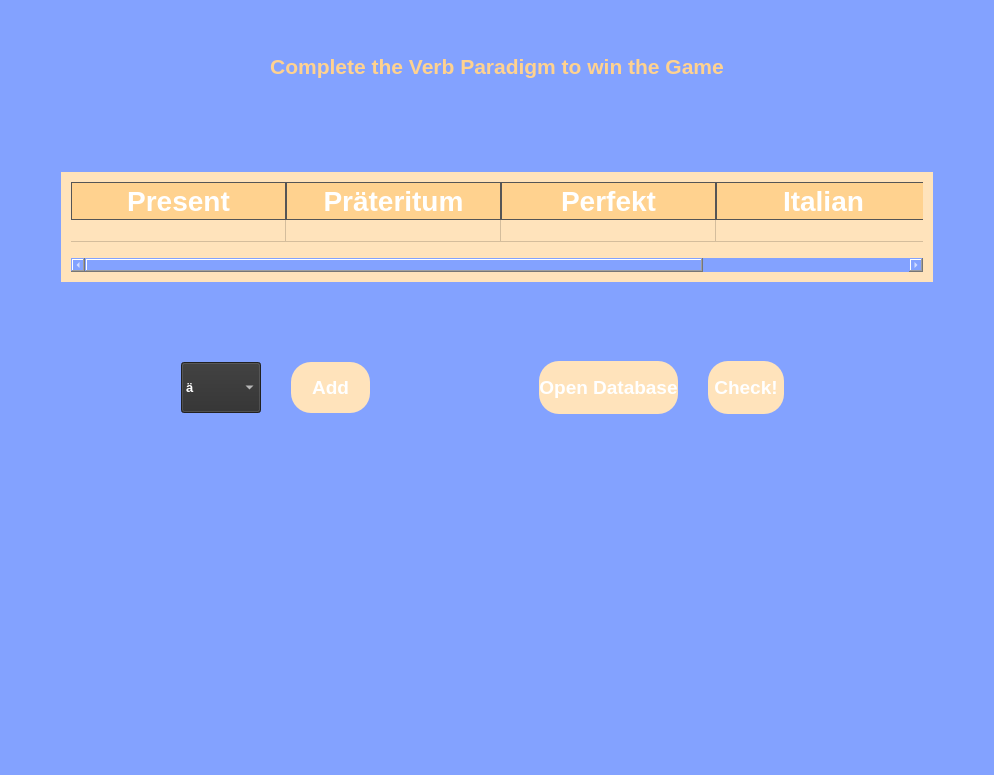
<?xml version="1.0" encoding="UTF-8"?>
<ui version="4.0">
 <class>VerbParadigmMode</class>
 <widget class="QWidget" name="VerbParadigmMode">
  <property name="geometry">
   <rect>
    <x>0</x>
    <y>0</y>
    <width>994</width>
    <height>775</height>
   </rect>
  </property>
  <property name="windowTitle">
   <string>Verb Paradigm Mode</string>
  </property>
  <property name="styleSheet">
   <string notr="true">QWidget {
	background-color: #83A2FF;
	color: #FFFFFF;
}</string>
  </property>
  <layout class="QVBoxLayout" name="verticalLayout_2">
   <item>
    <layout class="QVBoxLayout" name="verticalLayout" stretch="1,1,1,2">
     <property name="spacing">
      <number>50</number>
     </property>
     <property name="leftMargin">
      <number>50</number>
     </property>
     <property name="rightMargin">
      <number>50</number>
     </property>
     <property name="bottomMargin">
      <number>50</number>
     </property>
     <item>
      <widget class="QLabel" name="title_label">
       <property name="sizePolicy">
        <sizepolicy hsizetype="Expanding" vsizetype="Expanding">
         <horstretch>1</horstretch>
         <verstretch>1</verstretch>
        </sizepolicy>
       </property>
       <property name="font">
        <font>
         <pointsize>16</pointsize>
         <weight>75</weight>
         <bold>true</bold>
        </font>
       </property>
       <property name="styleSheet">
        <string notr="true">border-radius: 50%; /* Makes the label circular */
border: 2px solid #000000; /* Border color and width */
padding: 10px; /* Adjust padding as needed */
background-color: #83A2FF;
color: #FFD28F;
border: none;
</string>
       </property>
       <property name="text">
        <string>Complete the Verb Paradigm to win the Game</string>
       </property>
       <property name="alignment">
        <set>Qt::AlignCenter</set>
       </property>
       <property name="wordWrap">
        <bool>true</bool>
       </property>
      </widget>
     </item>
     <item>
      <layout class="QHBoxLayout" name="horizontalLayout_11">
       <property name="bottomMargin">
        <number>0</number>
       </property>
       <item>
        <widget class="QTableWidget" name="paradigm_table">
         <property name="sizePolicy">
          <sizepolicy hsizetype="Expanding" vsizetype="Expanding">
           <horstretch>1</horstretch>
           <verstretch>1</verstretch>
          </sizepolicy>
         </property>
         <property name="styleSheet">
          <string notr="true">QTableWidget {
	font-size: 24px;  /* Set font size for cells */
	color: white;     /* Set text color for cells */
	border: 2px solid #000000; /* Border color and width */
	padding: 10px; /* Adjust padding as needed */
	background-color: #FFE3BB;
	color: black;
	font-weight: bold;
	border: none;
}

QHeaderView::section {
	font-size: 28px;
	color: white;     /* Set text color for header */
	background-color: #FFD28F; /* Set background color for header */
	border: 1px solid #555; /* Set border for header */
	height: 36px;     /* Set height for each header */
	width: 260px;
	font-weight: bold;
}</string>
         </property>
         <property name="rowCount">
          <number>1</number>
         </property>
         <property name="columnCount">
          <number>4</number>
         </property>
         <attribute name="horizontalHeaderVisible">
          <bool>true</bool>
         </attribute>
         <attribute name="horizontalHeaderDefaultSectionSize">
          <number>215</number>
         </attribute>
         <attribute name="horizontalHeaderMinimumSectionSize">
          <number>24</number>
         </attribute>
         <attribute name="verticalHeaderVisible">
          <bool>false</bool>
         </attribute>
         <attribute name="verticalHeaderCascadingSectionResizes">
          <bool>false</bool>
         </attribute>
         <attribute name="verticalHeaderDefaultSectionSize">
          <number>22</number>
         </attribute>
         <attribute name="verticalHeaderShowSortIndicator" stdset="0">
          <bool>false</bool>
         </attribute>
         <attribute name="verticalHeaderStretchLastSection">
          <bool>false</bool>
         </attribute>
         <row>
          <property name="text">
           <string>Word to guess</string>
          </property>
         </row>
         <column>
          <property name="text">
           <string>Present</string>
          </property>
         </column>
         <column>
          <property name="text">
           <string>Präteritum</string>
          </property>
         </column>
         <column>
          <property name="text">
           <string>Perfekt</string>
          </property>
         </column>
         <column>
          <property name="text">
           <string>Italian</string>
          </property>
         </column>
        </widget>
       </item>
      </layout>
     </item>
     <item>
      <layout class="QHBoxLayout" name="horizontalLayout_9" stretch="2,3">
       <property name="spacing">
        <number>100</number>
       </property>
       <property name="leftMargin">
        <number>100</number>
       </property>
       <property name="rightMargin">
        <number>100</number>
       </property>
       <item>
        <layout class="QHBoxLayout" name="horizontalLayout_4">
         <property name="spacing">
          <number>30</number>
         </property>
         <property name="leftMargin">
          <number>20</number>
         </property>
         <property name="topMargin">
          <number>30</number>
         </property>
         <property name="rightMargin">
          <number>20</number>
         </property>
         <property name="bottomMargin">
          <number>30</number>
         </property>
         <item>
          <widget class="QComboBox" name="character_combo_box">
           <property name="sizePolicy">
            <sizepolicy hsizetype="Expanding" vsizetype="Expanding">
             <horstretch>1</horstretch>
             <verstretch>1</verstretch>
            </sizepolicy>
           </property>
           <property name="font">
            <font>
             <pointsize>10</pointsize>
             <weight>75</weight>
             <bold>true</bold>
            </font>
           </property>
           <property name="styleSheet">
            <string notr="true">text-align: center;
background-color: #2E2E2E;</string>
           </property>
           <property name="maxVisibleItems">
            <number>7</number>
           </property>
           <item>
            <property name="text">
             <string>ä</string>
            </property>
           </item>
           <item>
            <property name="text">
             <string>ü</string>
            </property>
           </item>
           <item>
            <property name="text">
             <string>ö</string>
            </property>
           </item>
           <item>
            <property name="text">
             <string>ß</string>
            </property>
           </item>
          </widget>
         </item>
         <item>
          <widget class="QPushButton" name="add_character_button_3">
           <property name="sizePolicy">
            <sizepolicy hsizetype="Expanding" vsizetype="Expanding">
             <horstretch>1</horstretch>
             <verstretch>1</verstretch>
            </sizepolicy>
           </property>
           <property name="font">
            <font>
             <pointsize>14</pointsize>
             <weight>75</weight>
             <bold>true</bold>
            </font>
           </property>
           <property name="styleSheet">
            <string notr="true">QPushButton {
	border-radius: 20px; /* Adjust the radius as needed */
	background-color: #FFE3BB;
}
QPushButton:hover {
	background-color: #FFD28F;
	}
QPushButton:pressed {
	background-color: #B4BDFF;
}</string>
           </property>
           <property name="text">
            <string>Add</string>
           </property>
          </widget>
         </item>
        </layout>
       </item>
       <item>
        <widget class="QStackedWidget" name="stacked_buttons">
         <property name="sizePolicy">
          <sizepolicy hsizetype="Preferred" vsizetype="Preferred">
           <horstretch>1</horstretch>
           <verstretch>1</verstretch>
          </sizepolicy>
         </property>
         <property name="currentIndex">
          <number>1</number>
         </property>
         <widget class="QWidget" name="summary_page">
          <property name="sizePolicy">
           <sizepolicy hsizetype="Preferred" vsizetype="Preferred">
            <horstretch>1</horstretch>
            <verstretch>1</verstretch>
           </sizepolicy>
          </property>
          <layout class="QHBoxLayout" name="horizontalLayout_7">
           <item>
            <layout class="QHBoxLayout" name="horizontalLayout_5">
             <property name="leftMargin">
              <number>40</number>
             </property>
             <property name="topMargin">
              <number>20</number>
             </property>
             <property name="rightMargin">
              <number>40</number>
             </property>
             <property name="bottomMargin">
              <number>20</number>
             </property>
             <item>
              <widget class="QPushButton" name="go_to_summary_button">
               <property name="enabled">
                <bool>true</bool>
               </property>
               <property name="sizePolicy">
                <sizepolicy hsizetype="Expanding" vsizetype="Expanding">
                 <horstretch>1</horstretch>
                 <verstretch>1</verstretch>
                </sizepolicy>
               </property>
               <property name="font">
                <font>
                 <pointsize>14</pointsize>
                 <weight>75</weight>
                 <bold>true</bold>
                </font>
               </property>
               <property name="styleSheet">
                <string notr="true">QPushButton {
	border-radius: 20px; /* Adjust the radius as needed */
	background-color: #FFE3BB;
}
QPushButton:hover {
	background-color: #FFD28F;
	}
QPushButton:pressed {
	background-color: #B4BDFF;
}</string>
               </property>
               <property name="text">
                <string>Go to Summary!</string>
               </property>
              </widget>
             </item>
            </layout>
           </item>
          </layout>
         </widget>
         <widget class="QWidget" name="check_page">
          <property name="sizePolicy">
           <sizepolicy hsizetype="Expanding" vsizetype="Expanding">
            <horstretch>1</horstretch>
            <verstretch>1</verstretch>
           </sizepolicy>
          </property>
          <layout class="QHBoxLayout" name="horizontalLayout_2">
           <item>
            <layout class="QHBoxLayout" name="horizontalLayout" stretch="1,0">
             <property name="spacing">
              <number>30</number>
             </property>
             <property name="leftMargin">
              <number>40</number>
             </property>
             <property name="topMargin">
              <number>20</number>
             </property>
             <property name="rightMargin">
              <number>40</number>
             </property>
             <property name="bottomMargin">
              <number>20</number>
             </property>
             <item>
              <widget class="QPushButton" name="open_database_button">
               <property name="enabled">
                <bool>true</bool>
               </property>
               <property name="sizePolicy">
                <sizepolicy hsizetype="Expanding" vsizetype="Expanding">
                 <horstretch>1</horstretch>
                 <verstretch>1</verstretch>
                </sizepolicy>
               </property>
               <property name="font">
                <font>
                 <pointsize>14</pointsize>
                 <weight>75</weight>
                 <bold>true</bold>
                </font>
               </property>
               <property name="styleSheet">
                <string notr="true">QPushButton {
	border-radius: 20px; /* Adjust the radius as needed */
	background-color: #FFE3BB;
}
QPushButton:hover {
	background-color: #FFD28F;
	}
QPushButton:pressed {
	background-color: #B4BDFF;
}</string>
               </property>
               <property name="text">
                <string>Open Database</string>
               </property>
              </widget>
             </item>
             <item>
              <widget class="QPushButton" name="check_button">
               <property name="sizePolicy">
                <sizepolicy hsizetype="Expanding" vsizetype="Expanding">
                 <horstretch>1</horstretch>
                 <verstretch>1</verstretch>
                </sizepolicy>
               </property>
               <property name="font">
                <font>
                 <pointsize>14</pointsize>
                 <weight>75</weight>
                 <bold>true</bold>
                </font>
               </property>
               <property name="styleSheet">
                <string notr="true">QPushButton {
	border-radius: 20px; /* Adjust the radius as needed */
	background-color: #FFE3BB;
}
QPushButton:hover {
	background-color: #FFD28F;
	}
QPushButton:pressed {
	background-color: #B4BDFF;
}</string>
               </property>
               <property name="text">
                <string>Check!</string>
               </property>
              </widget>
             </item>
            </layout>
           </item>
          </layout>
         </widget>
        </widget>
       </item>
      </layout>
     </item>
     <item>
      <widget class="QLabel" name="comparison_result_label">
       <property name="sizePolicy">
        <sizepolicy hsizetype="Expanding" vsizetype="Expanding">
         <horstretch>1</horstretch>
         <verstretch>1</verstretch>
        </sizepolicy>
       </property>
       <property name="font">
        <font>
         <pointsize>12</pointsize>
         <weight>75</weight>
         <bold>true</bold>
        </font>
       </property>
       <property name="styleSheet">
        <string notr="true">border-radius: 50%; /* Makes the label circular */
border: 2px solid #000000; /* Border color and width */
padding: 10px; /* Adjust padding as needed */
background-color: #83A2FF;
color: #FFD28F;
border: none;
</string>
       </property>
       <property name="text">
        <string/>
       </property>
       <property name="alignment">
        <set>Qt::AlignCenter</set>
       </property>
      </widget>
     </item>
    </layout>
   </item>
  </layout>
 </widget>
 <resources/>
 <connections/>
</ui>
